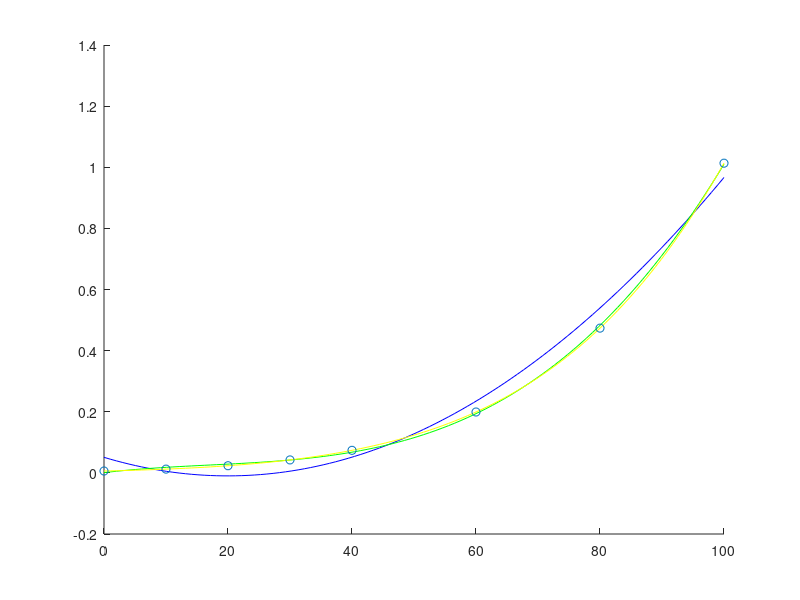

This figure's MATLAB source:
t = [0 10 20 30 40 60 80 100];
p = [0.0061 0.0123 0.0234 0.0424 0.0738 0.1992 0.4736 1.0133];

p3 = polyfit(t,p,2)
p4 = polyfit(t,p,3)
interP = polyfit(t,p,7)

x = linspace(0,100);

hold on
plot(x,polyval(p3,x),'b')
plot(x,polyval(p4,x),'g')
plot(x,polyval(interP,x),'y')
plot(t,p,'o')

hold off